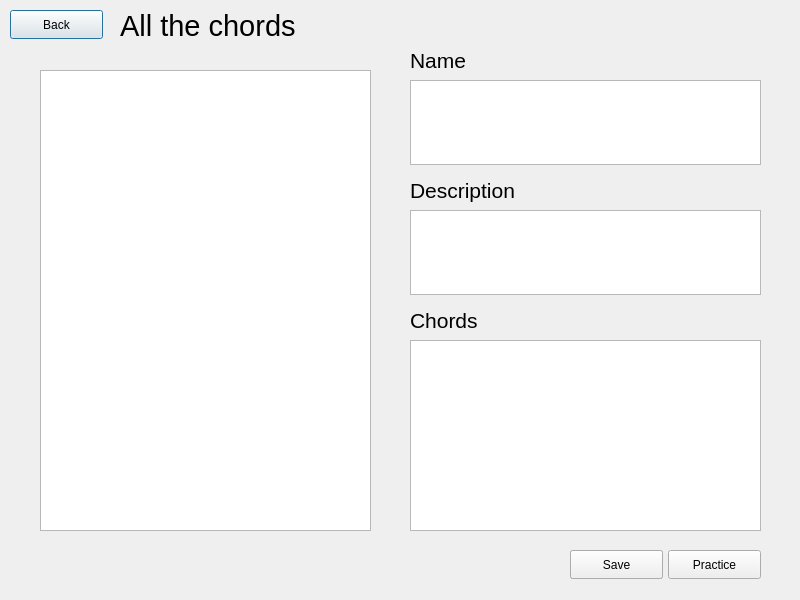
<?xml version="1.0" encoding="UTF-8"?>
<ui version="4.0">
 <class>EditDialog</class>
 <widget class="QDialog" name="EditDialog">
  <property name="geometry">
   <rect>
    <x>0</x>
    <y>0</y>
    <width>800</width>
    <height>600</height>
   </rect>
  </property>
  <property name="windowTitle">
   <string>Edit</string>
  </property>
  <widget class="QPushButton" name="backButton">
   <property name="geometry">
    <rect>
     <x>10</x>
     <y>10</y>
     <width>93</width>
     <height>29</height>
    </rect>
   </property>
   <property name="text">
    <string>Back</string>
   </property>
  </widget>
  <widget class="QPushButton" name="practiceButton">
   <property name="geometry">
    <rect>
     <x>668</x>
     <y>550</y>
     <width>93</width>
     <height>29</height>
    </rect>
   </property>
   <property name="text">
    <string>Practice</string>
   </property>
  </widget>
  <widget class="QPushButton" name="saveButton">
   <property name="geometry">
    <rect>
     <x>570</x>
     <y>550</y>
     <width>93</width>
     <height>29</height>
    </rect>
   </property>
   <property name="text">
    <string>Save</string>
   </property>
  </widget>
  <widget class="QLabel" name="title">
   <property name="geometry">
    <rect>
     <x>120</x>
     <y>5</y>
     <width>411</width>
     <height>41</height>
    </rect>
   </property>
   <property name="font">
    <font>
     <pointsize>22</pointsize>
    </font>
   </property>
   <property name="text">
    <string>All the chords</string>
   </property>
  </widget>
  <widget class="QTextBrowser" name="textBrowser">
   <property name="geometry">
    <rect>
     <x>40</x>
     <y>70</y>
     <width>331</width>
     <height>461</height>
    </rect>
   </property>
  </widget>
  <widget class="QTextEdit" name="textEdit">
   <property name="geometry">
    <rect>
     <x>410</x>
     <y>80</y>
     <width>351</width>
     <height>85</height>
    </rect>
   </property>
  </widget>
  <widget class="QTextEdit" name="textEdit_2">
   <property name="geometry">
    <rect>
     <x>410</x>
     <y>210</y>
     <width>351</width>
     <height>85</height>
    </rect>
   </property>
  </widget>
  <widget class="QTextEdit" name="textEdit_3">
   <property name="geometry">
    <rect>
     <x>410</x>
     <y>340</y>
     <width>351</width>
     <height>191</height>
    </rect>
   </property>
  </widget>
  <widget class="QLabel" name="title_2">
   <property name="geometry">
    <rect>
     <x>410</x>
     <y>40</y>
     <width>251</width>
     <height>41</height>
    </rect>
   </property>
   <property name="font">
    <font>
     <pointsize>16</pointsize>
    </font>
   </property>
   <property name="text">
    <string>Name</string>
   </property>
  </widget>
  <widget class="QLabel" name="title_3">
   <property name="geometry">
    <rect>
     <x>410</x>
     <y>170</y>
     <width>251</width>
     <height>41</height>
    </rect>
   </property>
   <property name="font">
    <font>
     <pointsize>16</pointsize>
    </font>
   </property>
   <property name="text">
    <string>Description</string>
   </property>
  </widget>
  <widget class="QLabel" name="title_4">
   <property name="geometry">
    <rect>
     <x>410</x>
     <y>300</y>
     <width>251</width>
     <height>41</height>
    </rect>
   </property>
   <property name="font">
    <font>
     <pointsize>16</pointsize>
    </font>
   </property>
   <property name="text">
    <string>Chords</string>
   </property>
  </widget>
  <widget class="QPushButton" name="descriptionButton">
   <property name="geometry">
    <rect>
     <x>570</x>
     <y>550</y>
     <width>93</width>
     <height>29</height>
    </rect>
   </property>
   <property name="text">
    <string>PushButton</string>
   </property>
  </widget>
  <zorder>descriptionButton</zorder>
  <zorder>backButton</zorder>
  <zorder>practiceButton</zorder>
  <zorder>saveButton</zorder>
  <zorder>title</zorder>
  <zorder>textBrowser</zorder>
  <zorder>textEdit</zorder>
  <zorder>textEdit_2</zorder>
  <zorder>textEdit_3</zorder>
  <zorder>title_2</zorder>
  <zorder>title_3</zorder>
  <zorder>title_4</zorder>
 </widget>
 <resources/>
 <connections/>
</ui>
